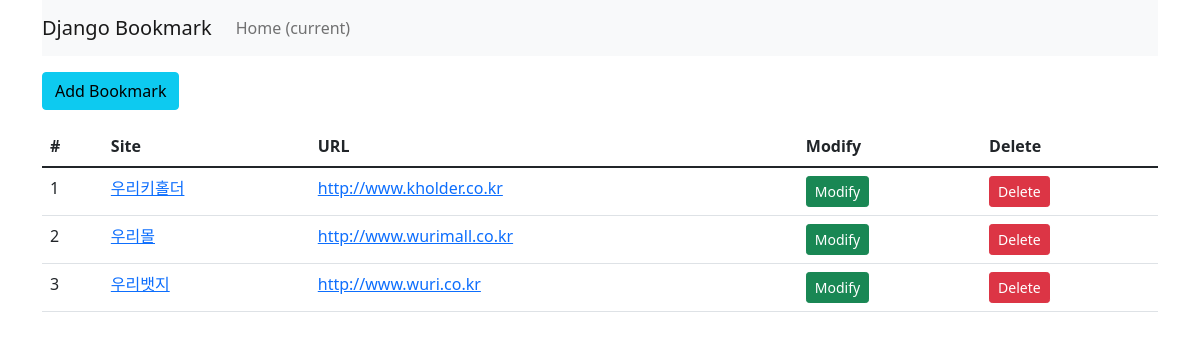
The app's page /bookmark/, older data.
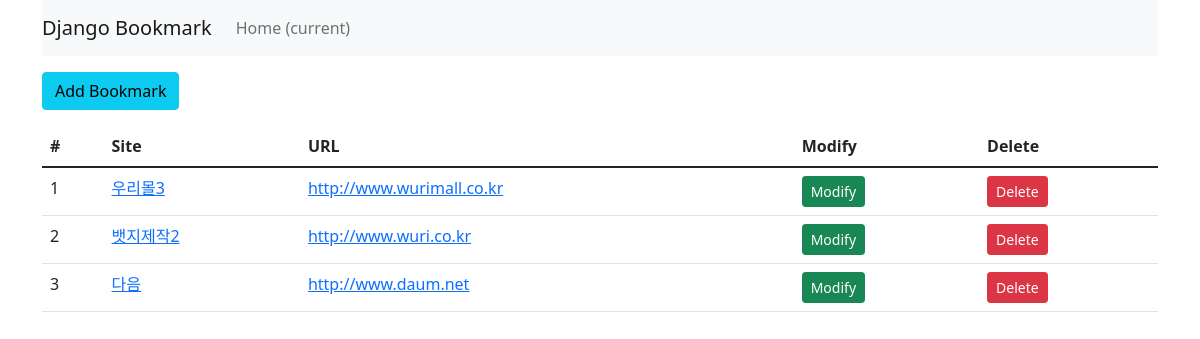
The same page, newer data.
### bookmark/models.py (models this page shows, shortened)
class Bookmark(models.Model):
    site_name = models.CharField(max_length=100)
    url = models.URLField('Site URL')

### bookmark/views.py (the view)
# urls.py: path('',BookmarkListView.as_view(), name='list'),
class BookmarkListView(ListView):
    model = Bookmark

### bookmark/templates/bookmark/bookmark_list.html (shortened to what this page needs)
{% extends 'base.html' %}
{% block content%}
<div class="'btn-group">
    <a href="{% url 'add' %}" class="btn btn-info"> Add Bookmark</a>
</div>
<table class="table">
    <thead>
    <tr>
        <th scope="col">#</th>
        <th scope="col">Site</th>
        <th scope="col">URL</th>
        <th scope="col">Modify</th>
        <th scope="col">Delete</th>
    </tr>
    </thead>
    <tbody>
        {% for bookmark in object_list %}
      <tr>
          <td> {{forloop.counter}}</td>
          <td><a href="{% url 'detail' pk=bookmark.id %}">{{bookmark.site_name}}</a></td>
          <td><a href="{{bookmark.url}}" target="_blank">{{bookmark.url}} </a></td>
          <td><a href="{% url 'update' pk=bookmark.id %}" class="btn btn-success btn-sm">Modify</a></td>
          <td><a href="{% url 'delete' pk=bookmark.id %}" class="btn btn-danger btn-sm">Delete</a></td>
      </tr>
    {% endfor %}
    </tbody>
</table>
{% endblock %}

### layout/base.html (shortened to what this page needs)
<!DOCTYPE html>
<html lang="en">
<head>
    <link href="https://cdn.jsdelivr.net/npm/bootstrap@5.1.1/dist/css/bootstrap.min.css" rel="stylesheet">
    {% load static %}
    <link rel="stylesheet" href="{% static 'style.css' %}">
</head>
<body>
<div class="container">
  <nav class="navbar navbar-expand-lg navbar-light bg-light">
      <a class="navbar-brand" href="#">Django Bookmark</a>
    <div class="collapse navbar-collapse" id="navbarSupportedContent">
      <ul class="navbar-nav mr-auto">
        <li class="nav-item active" >
          <a class="nav-link" href="#">Home
              <span class="sr-only">(current)</span></a>
        </li>
       </ul>
     </div>
   </nav>
  <div class="row">
      <div class="col">
    {% block content %}
    {% endblock %}
       </div>
    </div>
</div>
</body>
</html>

### static/style.css (style rules this page uses)
body { width:100%; }

Row changes from the older to the newer data that the page shows:
removed Bookmark: site_name "우리키홀더", url "http://www.kholder.co.kr"
changed Bookmark "http://www.wurimall.co.kr": site_name "우리몰" → "우리몰3"
changed Bookmark "http://www.wuri.co.kr": site_name "우리뱃지" → "뱃지제작2"
added Bookmark: site_name "다음", url "http://www.daum.net"
